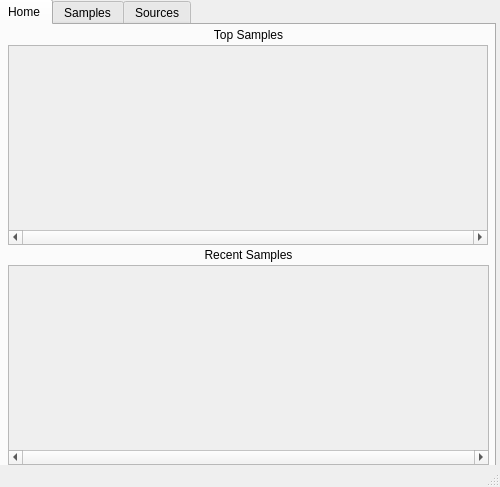
<?xml version="1.0" encoding="UTF-8"?>
<ui version="4.0">
 <class>YTPMVSDClient</class>
 <widget class="QMainWindow" name="YTPMVSDClient">
  <property name="geometry">
   <rect>
    <x>0</x>
    <y>0</y>
    <width>500</width>
    <height>487</height>
   </rect>
  </property>
  <property name="windowTitle">
   <string>YTPMVSDClient</string>
  </property>
  <widget class="QWidget" name="centralwidget">
   <widget class="QTabWidget" name="tabWidget">
    <property name="geometry">
     <rect>
      <x>-4</x>
      <y>-1</y>
      <width>500</width>
      <height>581</height>
     </rect>
    </property>
    <property name="currentIndex">
     <number>0</number>
    </property>
    <widget class="QWidget" name="tab">
     <attribute name="title">
      <string>Home</string>
     </attribute>
     <widget class="QScrollArea" name="scrollArea">
      <property name="geometry">
       <rect>
        <x>10</x>
        <y>20</y>
        <width>480</width>
        <height>200</height>
       </rect>
      </property>
      <property name="verticalScrollBarPolicy">
       <enum>Qt::ScrollBarPolicy::ScrollBarAlwaysOff</enum>
      </property>
      <property name="horizontalScrollBarPolicy">
       <enum>Qt::ScrollBarPolicy::ScrollBarAlwaysOn</enum>
      </property>
      <property name="widgetResizable">
       <bool>true</bool>
      </property>
      <widget class="QWidget" name="scrollAreaWidgetContents_2">
       <property name="geometry">
        <rect>
         <x>0</x>
         <y>0</y>
         <width>478</width>
         <height>181</height>
        </rect>
       </property>
      </widget>
     </widget>
     <widget class="QLabel" name="label">
      <property name="geometry">
       <rect>
        <x>10</x>
        <y>0</y>
        <width>481</width>
        <height>20</height>
       </rect>
      </property>
      <property name="text">
       <string>Top Samples</string>
      </property>
      <property name="alignment">
       <set>Qt::AlignmentFlag::AlignCenter</set>
      </property>
     </widget>
     <widget class="QLabel" name="label_2">
      <property name="geometry">
       <rect>
        <x>10</x>
        <y>220</y>
        <width>481</width>
        <height>20</height>
       </rect>
      </property>
      <property name="text">
       <string>Recent Samples</string>
      </property>
      <property name="alignment">
       <set>Qt::AlignmentFlag::AlignCenter</set>
      </property>
     </widget>
     <widget class="QScrollArea" name="scrollArea_2">
      <property name="geometry">
       <rect>
        <x>10</x>
        <y>240</y>
        <width>481</width>
        <height>200</height>
       </rect>
      </property>
      <property name="verticalScrollBarPolicy">
       <enum>Qt::ScrollBarPolicy::ScrollBarAlwaysOff</enum>
      </property>
      <property name="horizontalScrollBarPolicy">
       <enum>Qt::ScrollBarPolicy::ScrollBarAlwaysOn</enum>
      </property>
      <property name="widgetResizable">
       <bool>true</bool>
      </property>
      <widget class="QWidget" name="scrollAreaWidgetContents_3">
       <property name="geometry">
        <rect>
         <x>0</x>
         <y>0</y>
         <width>479</width>
         <height>181</height>
        </rect>
       </property>
      </widget>
     </widget>
    </widget>
    <widget class="QWidget" name="tab_2">
     <attribute name="title">
      <string>Samples</string>
     </attribute>
     <widget class="QLabel" name="label_3">
      <property name="geometry">
       <rect>
        <x>0</x>
        <y>0</y>
        <width>500</width>
        <height>20</height>
       </rect>
      </property>
      <property name="text">
       <string>Samples</string>
      </property>
      <property name="alignment">
       <set>Qt::AlignmentFlag::AlignCenter</set>
      </property>
     </widget>
     <widget class="QScrollArea" name="scrollArea_3">
      <property name="geometry">
       <rect>
        <x>10</x>
        <y>20</y>
        <width>481</width>
        <height>421</height>
       </rect>
      </property>
      <property name="widgetResizable">
       <bool>true</bool>
      </property>
      <widget class="QWidget" name="scrollAreaWidgetContents">
       <property name="geometry">
        <rect>
         <x>0</x>
         <y>0</y>
         <width>479</width>
         <height>419</height>
        </rect>
       </property>
       <widget class="QWidget" name="gridLayoutWidget">
        <property name="geometry">
         <rect>
          <x>-1</x>
          <y>-1</y>
          <width>481</width>
          <height>421</height>
         </rect>
        </property>
        <layout class="QGridLayout" name="gridLayout_2"/>
       </widget>
      </widget>
     </widget>
    </widget>
    <widget class="QWidget" name="tab_3">
     <attribute name="title">
      <string>Sources</string>
     </attribute>
     <widget class="QLabel" name="label_4">
      <property name="geometry">
       <rect>
        <x>0</x>
        <y>0</y>
        <width>500</width>
        <height>20</height>
       </rect>
      </property>
      <property name="text">
       <string>Sources</string>
      </property>
      <property name="alignment">
       <set>Qt::AlignmentFlag::AlignCenter</set>
      </property>
     </widget>
     <widget class="QTreeView" name="treeView">
      <property name="geometry">
       <rect>
        <x>10</x>
        <y>20</y>
        <width>481</width>
        <height>420</height>
       </rect>
      </property>
     </widget>
    </widget>
   </widget>
  </widget>
  <widget class="QStatusBar" name="statusbar"/>
 </widget>
 <resources/>
 <connections/>
</ui>
